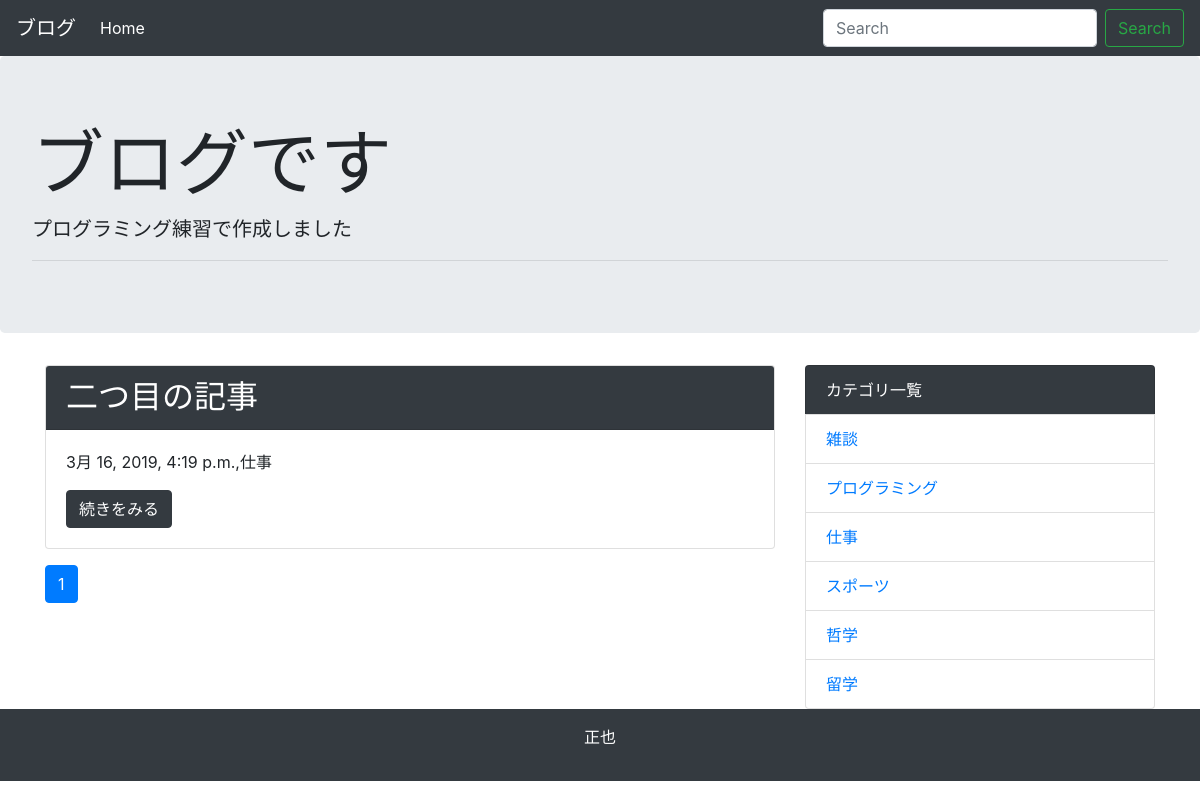
Screenshot of /category/3/ with the database file from the repository.
### blog/models.py (models this page shows, shortened)
class Post(models.Model):
    title = models.CharField('タイトル',max_length=255)
    text = models.TextField('本文')
    created_at = models.DateTimeField('作成日', default=timezone.now)
    category = models.ForeignKey(Category,verbose_name='カテゴリ',on_delete=models.PROTECT)

class Category(models.Model):
    name = models.CharField('カテゴリ名',max_length=225)
    created_at = models.DateTimeField('作成日', default=timezone.now)
    def __str__(self):
        return self.name

### blog/views.py (the view)
# urls.py: path('category/<int:pk>/',views.CategoryView.as_view(), name='category'),
class CategoryView(generic.ListView):
    model = Post
    paginate_by = 10
    def get_queryset(self):
        category = get_object_or_404(Category, pk=self.kwargs['pk'])
        queryset = Post.objects.order_by('-created_at').filter(category=category)
        return queryset

### blog/context_processors.py (called while the page is built)
def common(request):
    context = {
    'category_list':Category.objects.all(),
    }
    return context

### blog/templatetags/mytag.py (called while the page is built)
@register.simple_tag
def url_replace(request, field, value):
    url_dict = request.GET.copy()
    url_dict[field] = value
    return url_dict.urlencode()

### blog/templates/blog/post_list.html
{% extends 'blog/base.html' %}
{% block content %}
{% for post in post_list %}
<div class="card mb-3">
  <h2 class="card-header bg-dark text-white">{{post.title}}</h2>
  <div class="card-body">
    <p>{{post.created_at}},{{ post.category }}</p>
    <a href="{% url 'blog:detail' post.pk %}" class="btn btn-dark">続きをみる</a>
  </div>
</div>
{% endfor %}
{% include 'blog/page.html' %}
{% endblock %}

### blog/templates/blog/base.html (shortened to what this page needs)
<!doctype html>
<html lang="ja">
  <head>
    <link rel="stylesheet" href="https://maxcdn.bootstrapcdn.com/bootstrap/4.0.0-beta.2/css/bootstrap.min.css">
  </head>
  <body>
        <nav class="navbar navbar-expand-lg navbar-dark bg-dark">
      <a class="navbar-brand" href="#">ブログ</a>
      <div class="collapse navbar-collapse" id="navbarSupportedContent">
        <ul class="navbar-nav mr-auto">
          <li class="nav-item active">
            <a class="nav-link" href="{% url 'blog:index' %}">Home</a>
          </li>
        </ul>
        <form class="form-inline my-2 my-lg-0" method="GET" action="{% url 'blog:index' %}">
          <input class="form-control mr-sm-2" type="text" placeholder="Search" aria-label="Search" name="keyword">
          <button class="btn btn-outline-success my-2 my-sm-0" type="submit">Search</button>
        </form>
      </div>
    </nav>
        <div class="jumbotron">
      <h1 class="display-3">ブログです</h1>
      <p class="lead">プログラミング練習で作成しました</p>
      <hr class="my-2">
      </div>
    <div class="container">
      <div class="row">
        <div class="col-md-8">
      {% block content %}
      {% endblock %}
      </div>
      <div class="col-md-4">
        <ul class="list-group">
          <li class="list-group-item bg-dark text-white">カテゴリ一覧</li>
          {% for category in category_list %}
          <li class="list-group-item"><a href="{% url 'blog:category' category.pk %}">{{category}}</a></li>
          {% endfor %}
        </ul>
        </div>
      </div>
    </div>
    <footer class="bg-dark text-white text-center py-3">
      <p> 正也 </p>
    </footer>
  </body>
</html>

### rows the page displays
Post: title "二つ目の記事", created_at "3月 16, 2019, 4:19 p.m.", category "仕事"
Category: name "雑談"
Category: name "プログラミング"
Category: name "仕事"
Category: name "スポーツ"
Category: name "哲学"
Category: name "留学"

### other values shown
{{ link_page }} "1"
